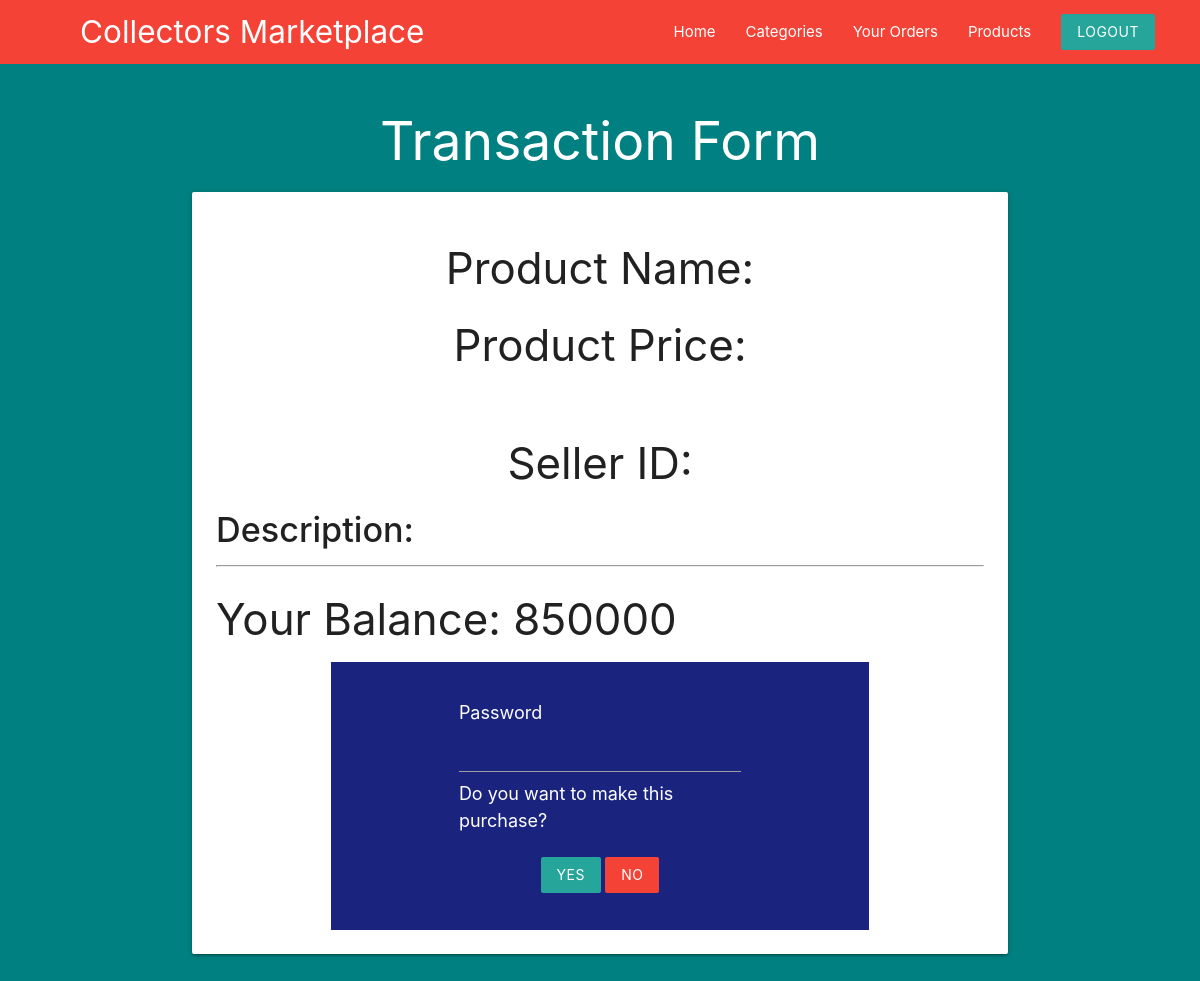
Page /user/purchase.php (signed in) on the earlier database version.
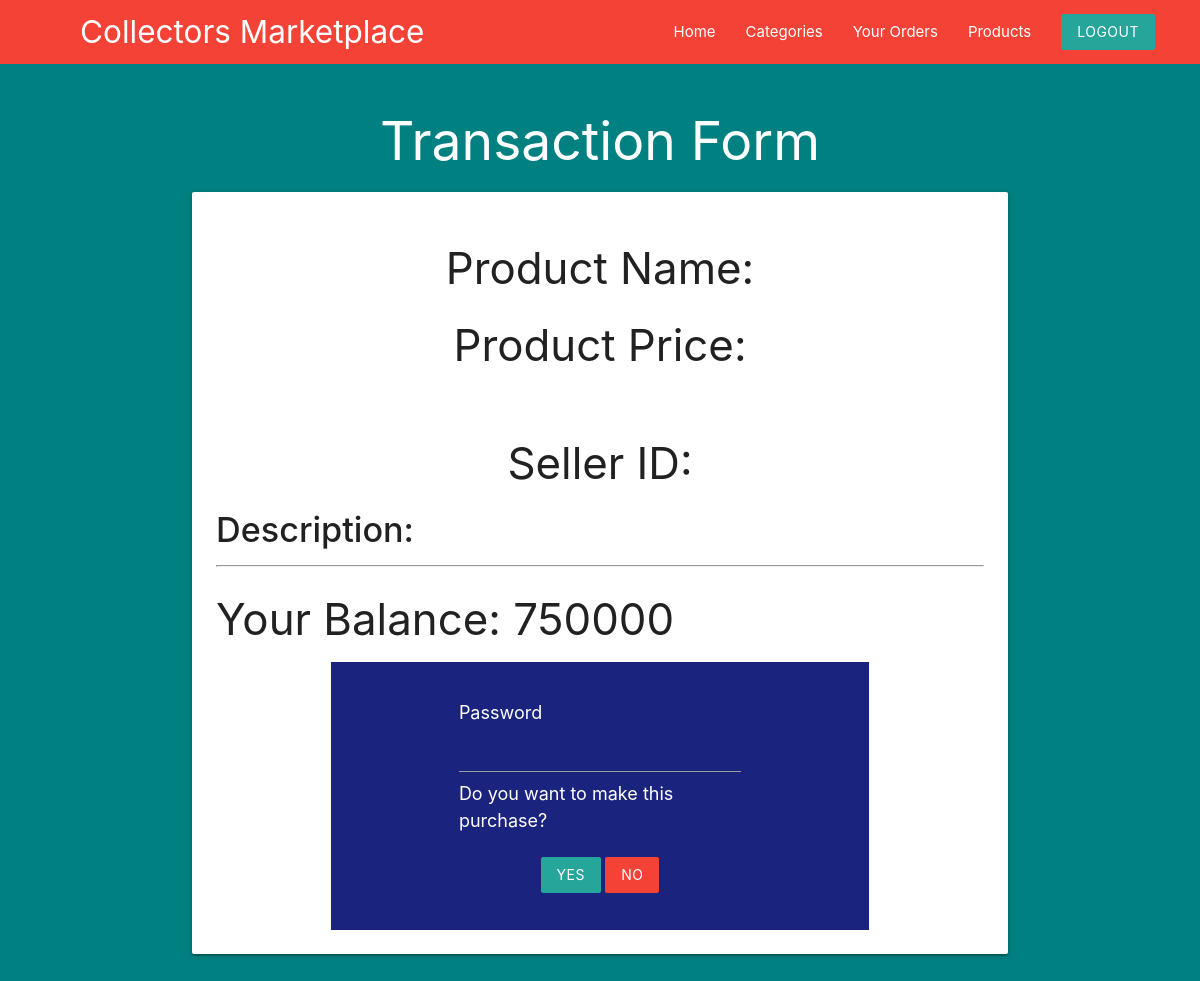
Same page on the later database version.
### tables this page shows
CREATE TABLE `customers` (
  `cust_id` int(5) NOT NULL,
  `cust_username` varchar(50) NOT NULL,
  `cust_pass` int(11) NOT NULL,
  `cust_name` varchar(20) NOT NULL,
  `cust_addr` text NOT NULL,
  `cust_email` varchar(50) NOT NULL,
  `cust_image` varchar(255) NOT NULL,
  `cust_phone` bigint(10) NOT NULL,
  `cust_balance` int(5) NOT NULL
);

### user/purchase.php (the view, shortened to what this page needs)
<?php
    include("../templates/database_conn.php");
    $uid=$_SESSION['USER_ID'];
    $sql1="SELECT * FROM `customers` WHERE cust_id ='$uid'";
    $res1=mysqli_query($con,$sql1);
    $urow1 = mysqli_fetch_array($res1, MYSQLI_ASSOC);
?>
<!DOCTYPE html>
<html lang="en">
<head>
    <link rel="stylesheet" href="../templates/stylesheet.css">
    <link rel="stylesheet" href="https://cdnjs.cloudflare.com/ajax/libs/materialize/1.0.0/css/materialize.min.css">
</head>
<body class="grey lighten-4" >
<nav class="red z-depth-0" style="padding-right: 30px;padding-left: 80px;">
		<div>
			<a href="user_home.php" class="brand-logo brand-text hide-on-med-and-down">Collectors Marketplace</a>
            <ul id="nav-mobile" class="right">
                <li ><a href="user_home.php">Home</a></li>
                <li ><a href="user_categories.php">Categories</a></li>
                <li ><a href="user_orders.php">Your Orders</a></li>
                <li><a href="All_products.php">Products</a></li>
				<li><a href="user_logout.php" class="btn brand z-depth-0">Logout</a></li>
		    </ul>
		</div>
</nav>
<div class="blackbgbg">
<div class="container">
<h2 class="white-text" style="text-align:center;">Transaction Form</h2>
    <div class="card">
    <div class="card-content">
    <center>
        <h3>Product Name: <?php echo $prod['product_name'];?></h3>
        <h3>Product Price: <?php echo $prod['product_price'];?></h3>
        <h3>Seller ID: <?php echo $prod['seller_id'];?></h3>
    </center>
        <h4><strong>Description: </h4></strong><h5><?php echo $prod['product_desc'];?></h5>
    <hr>
    <h3>Your Balance: <?php echo $urow1['cust_balance']?></h3>
    <div class="container  indigo darken-4">
    <form action="" method="post">
        <label style="font-size:18px; color:white;">Password</label>
        <input type="password" name="password" class="white-text" value='' required>
        <label style="font-size:18px; color:white;">Do you want to make this purchase?</label>
        <div><br></div>
        <div class="center">
        <input type="submit" name="confirm" value="YES" class="btn brand z-depth-0">
        <input type="submit" name="confirm" value="NO"  class="btn brand red z-depth-0">
        </div>
    </form>
    </div>
    </div>
    </div>
</div>
</div>
</body>
</html>

Differences in the rows shown:
changed customers: cust_balance "850000" → "750000"
